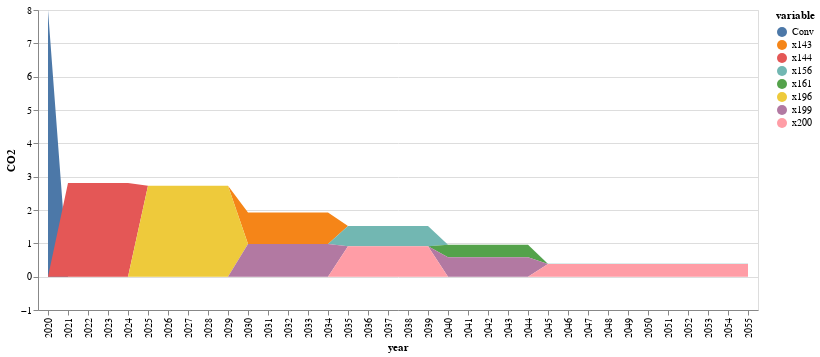

The notebook cell saved with this chart:
### Code cell
#only for this result

function conventional0(i1,t)
    if t==0
        if mod(i1,5)≥mod(sum(round(JuMP.values.(tk)[k1,t+1];digits=2) for k1=1:nrow(compromise)),5)
            return initial[1,3]*(1-sum(JuMP.values.(xk)[k,t+1] for k in 1:nrow(compromise)))
        else
            return 0
        end
    else
        return initial[1,3]*(1-sum(JuMP.values.(xk)[k,t] for k in 1:nrow(compromise)))
    end
end

function conventional(i1,t)
    if t==0
        if mod(i1,5)≥mod(sum(round.(JuMP.values.(tk)[1:nrow(compromise),t+1];digits=2)),5) && sum(JuMP.values.(xk)[1:nrow(compromise),t+1]) > 0
            return initial[1,3]*(1-sum(JuMP.values.(xk)[k,t+1] for k in 1:nrow(compromise)))
        else
            return 0
        end
    else
        sum_xks_atT=0
        for k1 in 1:nrow(compromise)
            if mod(i1,5)≥mod(round(JuMP.values.(tk)[k1,t+1];digits=2),5) && sum(JuMP.values.(xk)[k1,t:t+1])>0 && t>0
                sum_xks_atT+=JuMP.values.(xk)[k1,t+1]
            else
                sum_xks_atT+=JuMP.values.(xk)[k1,t]
            end
        end
            
        #if mod(i1,5)≥mod(round(sum(JuMP.values.(tk)[1:nrow(compromise),t+1]);digits=2),5) && sum(JuMP.values.(xk)[1:nrow(compromise),t:t+1])>0 && t>0
        #    t=t+1
        #end
        #return (1-sum(JuMP.values.(xk)[k,t] for k in 1:nrow(compromise)))
        return initial[1,3]*(1-sum_xks_atT)
    end
end


function innovation(i1,k1,t)
    if t==0 
        if mod(i1,5)≥mod(round(JuMP.values.(tk)[k1,t+1];digits=2),5) && JuMP.values.(xk)[k1,t+1] > 0
            t=1
            return (sum(JuMP.values.(xk)[k,t]*(co2fac[k,t]) for k=k1:k1))            
        else
            return 0
        end
    end
    if mod(i1,5)≥mod(round(JuMP.values.(tk)[k1,t+1];digits=2),5) && sum(JuMP.values.(xk)[k1,t:t+1])>0 && t>0
        t=t+1
    end
    return sum(JuMP.values.(xk)[k,t]*(co2fac[k,t]) for k=k1:k1)
end

conv=zeros(51)

conv[1]=initial[1,3]
inn_co2=zeros(nrow(compromise),51)

for k in 1:nrow(compromise)
    inn_co2[k,1]=0
end
j=0
for t in 2:51
    if 0 ≤ t ≤ 5
        j=0
    elseif 6 ≤ t ≤ 10
        j=1
    elseif 6 ≤ t ≤ 10
        j=2
    elseif 11 ≤ t ≤ 15
        j=3
    elseif 16 ≤ t ≤ 20
        j=4
    elseif 21 ≤ t ≤ 25
        j=5
    else
        j=6
    end
    
    
    
    conv[t]=conventional(t,j)
    for k in 1:nrow(compromise)
        
        inn_co2[k,t]=innovation(t,k,j)
    end
end
#conv[1:5].=initial[1,3]

sNames = ["conv","inn1","inn2","inn3","inn4","inn5","inn6","inn7","inn8","inn9","inn10"]
xLabels = []
for i in 2020:2070
    push!(xLabels,string(i))
end

#df = DataFrame(year=xLabels, conv=conv, inn1=inn_co2[1,:],inn2=inn_co2[2,:],inn3=inn_co2[3,:],inn4=inn_co2[4,:],
#        inn5=inn_co2[5,:],inn6=inn_co2[6,:],inn7=inn_co2[7,:],inn8=inn_co2[8,:],inn9=inn_co2[9,:],inn10=inn_co2[10,:])
df = DataFrame(vcat(conv',inn_co2)',:auto)


df=df[1:36,:]

df=df[!, any.(>(0), eachcol(df))]
df[!,:year]=xLabels[1:36]
#rename!(df,[:x1,:x93,:x218,:x222] .=> [:Conv,:pyLDPE1,:alcPLA2,:alcPLA6])
#df[!,:pyLDPE11]=zeros(36)
rename!(df,[:x1] .=> [:Conv])
#df[!,:x104]=zeros(36)
#df[!,:x201]=zeros(36)
#df[!,:x196]=zeros(36)
#df[!,:x126]=zeros(36)
#rename!(df,[:x94,:x95,:x104,:x109,:x196,:x198,:x199,:x200,:x201] .=> [:LABS12,:LABS13,:LABS22,:LABS27,:RecyclPLA2,:RecyclPLA4,:RecyclPLA5,:RecyclPLA6,:RecyclPLA7])

co2_inn=df |> stack |> @vlplot(:area, x=:year, y={:value, stack=:zero, title="CO2"}, color="variable:n",legend=:sNames) 

#save("./result-case-roadmap/co2-roadmap-sc2.svg", co2_inn)
co2_inn

### Figure 1 — Vega-Lite specification as saved in the notebook (floating-point values rounded to 4 significant figures; data arrays with more than 128 entries replaced by an {"elided": "..."} marker saying what was removed)
{"data": {"values": {"elided": "288 records"}}, "encoding": {"color": {"field": "variable", "type": "nominal"}, "x": {"field": "year"}, "y": {"field": "value", "stack": "zero", "title": "CO2", "type": "quantitative"}}, "legend": "sNames", "mark": "area"}
